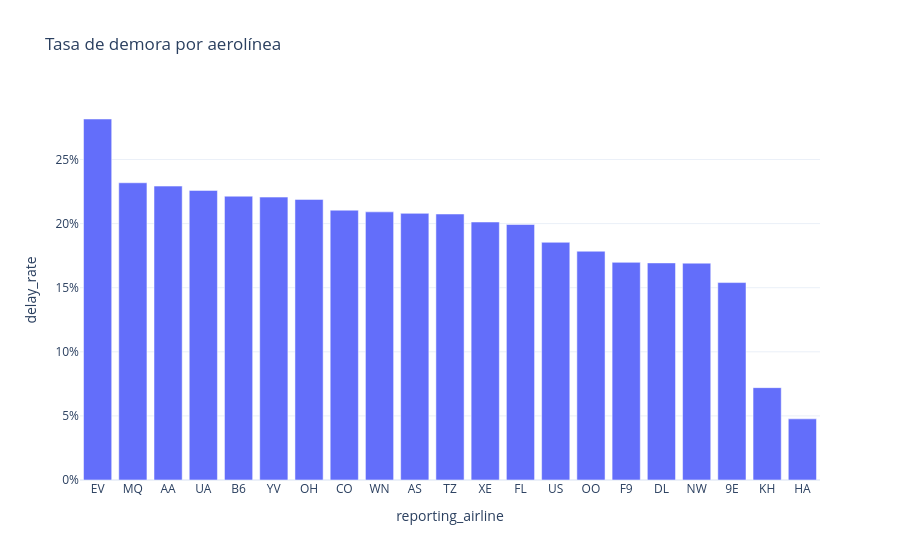

This figure's notebook cell:
### Code cell
# ¿En qué aerolíneas se concentra la mayor tasa de demora?

fig = px.bar(
    carrier_summary,
    x="reporting_airline",
    y="delay_rate",
    hover_data=["operated_flights", "delayed_departure_15_flights"],
    title="Tasa de demora por aerolínea",
)
fig.update_yaxes(tickformat=".0%")
fig.update_layout(template="plotly_white", showlegend=False)
fig.show()

### Figure 1 — Plotly figure (JSON) as saved in the notebook; plotly's stock layout.template omitted (floating-point values rounded to 4 significant figures)
{"data": [{"alignmentgroup": "True", "customdata": [[819223, 230689], [1520162, 352450], [1836848, 421120], [1406817, 317803], [535699, 118591], [824006, 181836], [689489, 150917], [922693, 194198], [3438613, 719230], [463559, 96411], [19375, 4020], [1220245, 245565], [755709, 150631], [1422845, 263816], [1673682, 298674], [282100, 47891], [1412877, 239256], [1179484, 199494], [506020, 77928], [88372, 6367], [169113, 8066]], "hovertemplate": "reporting_airline=%{x}<br>delay_rate=%{y}<br>operated_flights=%{customdata[0]}<br>delayed_departure_15_flights=%{customdata[1]}<extra></extra>", "legendgroup": "", "marker": {"color": "#636efa", "pattern": {"shape": ""}}, "name": "", "offsetgroup": "", "orientation": "v", "showlegend": false, "textposition": "auto", "type": "bar", "x": ["EV", "MQ", "AA", "UA", "B6", "YV", "OH", "CO", "WN", "AS", "TZ", "XE", "FL", "US", "OO", "F9", "DL", "NW", "9E", "KH", "HA"], "xaxis": "x", "y": [0.2816, 0.2319, 0.2293, 0.2259, 0.2214, 0.2207, 0.2189, 0.2105, 0.2092, 0.208, 0.2075, 0.2012, 0.1993, 0.1854, 0.1785, 0.1698, 0.1693, 0.1691, 0.154, 0.07205, 0.0477], "yaxis": "y"}], "layout": {"barmode": "relative", "legend": {"tracegroupgap": 0}, "showlegend": false, "title": {"text": "Tasa de demora por aerolínea"}, "xaxis": {"anchor": "y", "domain": [0, 1], "title": {"text": "reporting_airline"}}, "yaxis": {"anchor": "x", "domain": [0, 1], "tickformat": ".0%", "title": {"text": "delay_rate"}}}}
